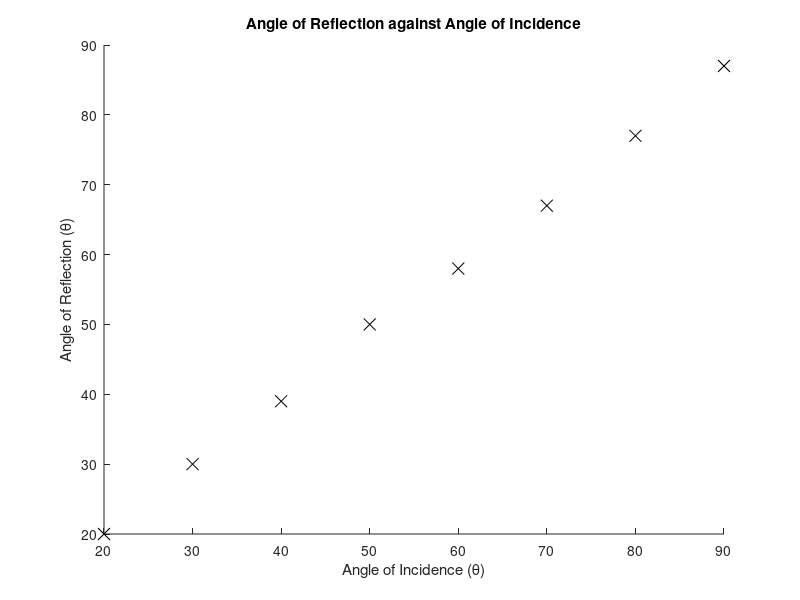
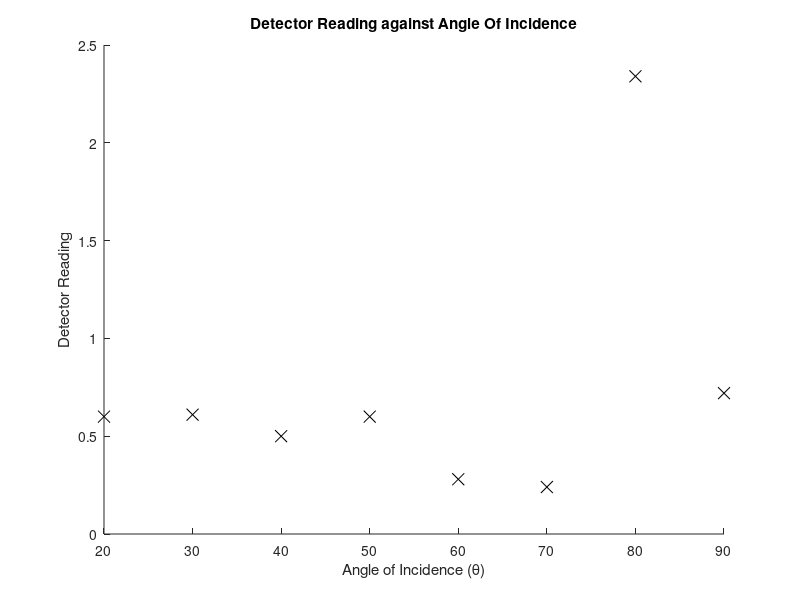

Recreate these plots in MATLAB, in order.
clear all;
close all;

% Equipment arranged as shown in figure 2.1
detectorMultiplier=[1,1,1,1,1,1,3,3];
angleOfIncidence = 20:10:90;
detectorReading = [0.6,0.61,0.5,0.6,0.28,0.24,0.78,0.24];
angleOfReflection =[20,30,39,50,58,67,77,87];

figure(1);
scatter(angleOfIncidence,angleOfReflection,75,'k','x');
title('Angle of Reflection against Angle of Incidence');
xlabel('Angle of Incidence ({\theta})');
ylabel('Angle of Reflection ({\theta})');

figure(2);
scatter(angleOfIncidence,detectorReading.*detectorMultiplier,75,'k','x');
title('Detector Reading against Angle Of Incidence');
xlabel('Angle of Incidence ({\theta})');
ylabel('Detector Reading');